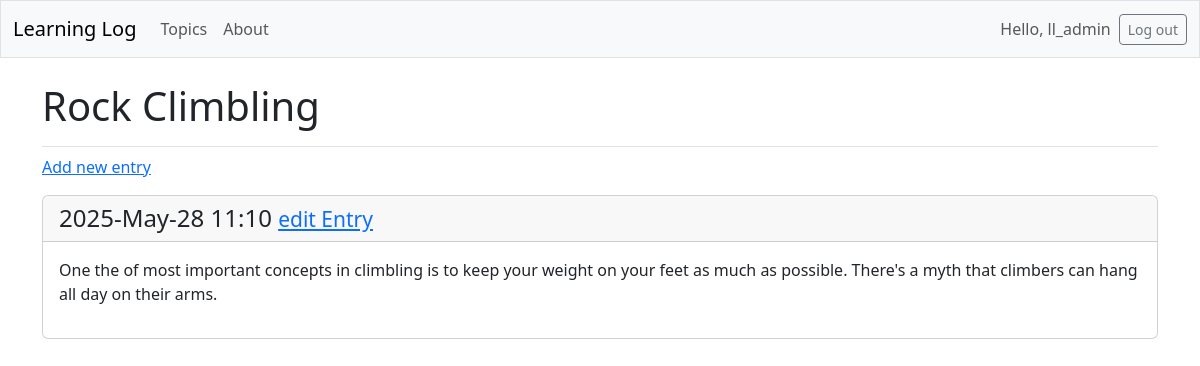
Page /topics/2 (signed in) on the committed database.
### learning_logs/models.py (models this page shows, shortened)
class Topic(models.Model):
    text = models.CharField(max_length=200)
    date_added = models.DateTimeField(auto_now_add=True)
    owner = models.ForeignKey(User, on_delete=models.CASCADE,
                              default=1  # 默认关联 User.id = 1
                              )

class Entry(models.Model):
    topic = models.ForeignKey(Topic, on_delete=models.CASCADE)
    text = models.TextField()
    date_added = models.DateTimeField(auto_now_add=True)
    class Meta:
        verbose_name_plural = 'entries'

### learning_logs/views.py (the view)
# urls.py: path('topics/<int:topic_id>', views.topic, name='topic'),
@login_required
def topic(request, topic_id):
    topic = Topic.objects.get(id=topic_id)
    '''确认该topic属于当前用户'''
    if topic.owner != request.user:
        raise Http404
    entries = topic.entry_set.order_by('-date_added')
    context = {'topic':topic, 'entries':entries}
    return render(request, 'learning_logs/topic.html', context)

### learning_logs/templates/learning_logs/topic.html
{% extends 'learning_logs/base_bs.html' %}
{% block page_header%}
<h1>{{topic.text}}</h1>
{% endblock page_header%}
{% block content %}
    <p>
        <a href="{% url 'learning_logs:new_entry' topic.id %}">Add new entry</a>
    </p>
    {%for entry in entries%}
        <div class="card mb-3">
            <h4 class="card-header">
                {{entry.date_added|date:'Y-M-d H:i'}}
                <small>
                    <a href="{%url 'learning_logs:edit_entry' entry.id%}">edit Entry</a>
                </small>
            </h4>
            <div class="card-body">{{entry.text|linebreaks}}</div>
        </div>
    {%empty%}
        <p>There are no entries for this topic yet.</p>
    {%endfor%}
{% endblock content %}

### learning_logs/templates/learning_logs/base_bs.html (shortened to what this page needs)
<!DOCTYPE html>
<html lang="en">
    <head>
        {% load django_bootstrap5 %}
        {% bootstrap_css %}
    </head>
    <body>
        <nav class="navbar navbar-expand-md navbar-light bg-light mb-4 border">
            <div class="container-fluid">
                <a class="navbar-brand" href="{% url 'learning_logs:index' %}">Learning Log</a>
                <div class="collapse navbar-collapse" id="navbarCollapse">
                    <ul class="navbar-nav me-auto mb-2 mb-md-0 ">
                        <li class="nav-item">
                            <a class="nav-link" href="{% url 'learning_logs:topics' %}">Topics</a>
                        </li>
                        <li class="nav-item">
                            <a class="nav-link" href="{%url 'learning_logs:about'%}">About</a>
                        </li>
                    </ul>
                    <ul class="navbar-nav ms-auto mb-2 mb-md-0">
                        {% if user.is_authenticated %}
                        <li class="nav-item">
                            <span class="navbar-text me-2">Hello, {{user.username}}</span>
                        </li>
                        {% endif %}
                    </ul>
                    {% if user.is_authenticated%}
                    <form action="{% url 'accounts:logout'%} ", method="post">
                        <button name="submit" class="btn btn-outline-secondary btn-sm">Log out</button>
                    </form>
                    {%endif%}
                </div>
            </div>
        </nav>
        <main class="container">
            <div class="pb-2 mb-2 border-bottom">
                {% block page_header %}{% endblock page_header%}
            </div>
            <div>
                {%block content%}{%endblock content%}
            </div>
        </main>
    </body>
</html>

### rows in the picture
Topic: text "Rock Climbling"
Entry: date_added "2025-May-28 11:10", text "One the of most important concepts in climbling is to keep your weight on your feet as much as possible. There's a myth that climbers can hang all day on their arms."

### other values in the picture
{{ user.username }} "ll_admin"
